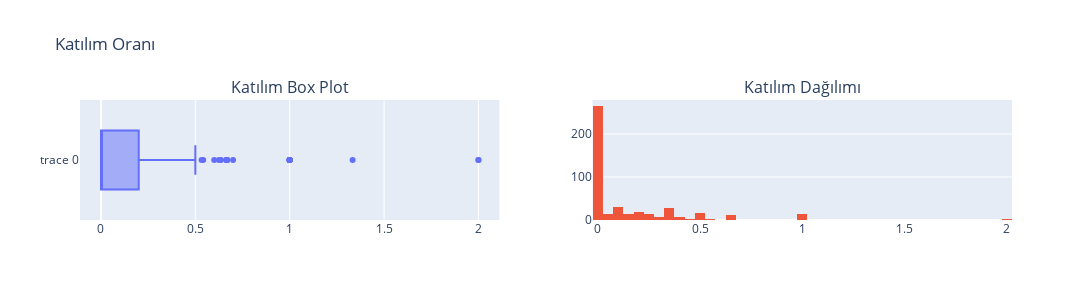

Notebook code for this chart:
### Code cell
fig = make_subplots(rows=1, cols=2, subplot_titles=('Katılım Box Plot', 'Katılım Dağılımı'))
fig.add_trace(go.Box(x=ratio['sum']), row=1, col=1)
fig.add_trace(go.Histogram(x=ratio['sum']), row=1, col=2)
fig.update_layout(showlegend=False, height=300, width=1200, title_text="Katılım Oranı")

### Figure 1 — Plotly figure (JSON) as saved in the notebook; plotly's stock layout.template omitted (floating-point values rounded to 4 significant figures; data arrays with more than 128 entries replaced by an {"elided": "..."} marker saying what was removed)
{"data": [{"type": "box", "x": {"elided": "445 float values"}, "xaxis": "x", "yaxis": "y"}, {"type": "histogram", "x": {"elided": "445 float values"}, "xaxis": "x2", "yaxis": "y2"}], "layout": {"annotations": [{"font": {"size": 16}, "showarrow": false, "text": "Katılım Box Plot", "x": 0.225, "xanchor": "center", "xref": "paper", "y": 1, "yanchor": "bottom", "yref": "paper"}, {"font": {"size": 16}, "showarrow": false, "text": "Katılım Dağılımı", "x": 0.775, "xanchor": "center", "xref": "paper", "y": 1, "yanchor": "bottom", "yref": "paper"}], "height": 300, "showlegend": false, "title": {"text": "Katılım Oranı"}, "width": 1200, "xaxis": {"anchor": "y", "domain": [0, 0.45]}, "xaxis2": {"anchor": "y2", "domain": [0.55, 1]}, "yaxis": {"anchor": "x", "domain": [0, 1]}, "yaxis2": {"anchor": "x2", "domain": [0, 1]}}}
